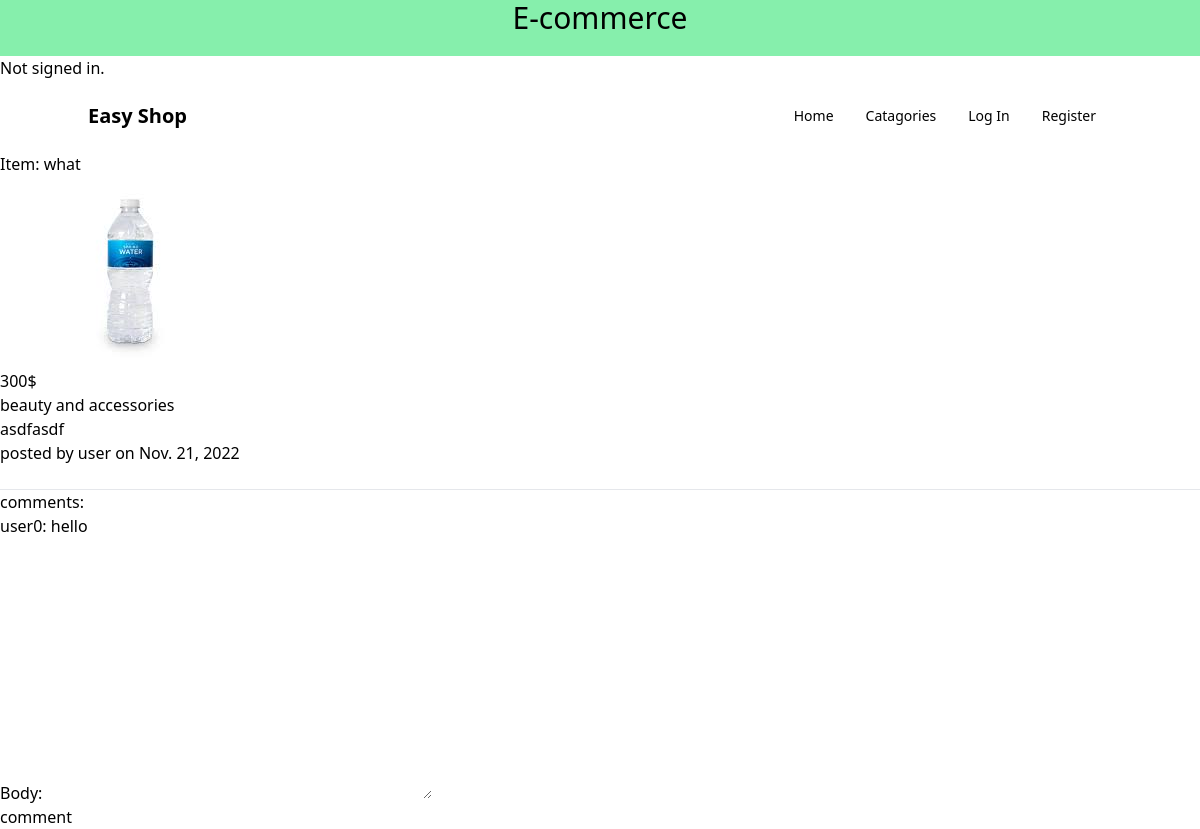
Page /auctions/listing/1 on the committed database.
### auctions/models.py (models this page shows, shortened)
class Item(models.Model):
    name = models.CharField(max_length=64)
    price = models.IntegerField()
    description = models.CharField(max_length = 64)
    image = models.ImageField(upload_to='images/')
    owner = models.ForeignKey(User, on_delete= models.CASCADE,related_name='posts')
    post_date = models.DateField(default=timezone.now)
    CATAGORIES_CHOICE = [
        ('beauty and accessories', 'beauty & accessories'),
        ('arts and craft', 'arts & craft'),
        ('mobile and accessories', 'mobile & accessories'),
        ('clothing & fashion', 'clothing and fashion'),
        ('vehicles', 'vehicles'),
        ('furniture', 'furniture'),
        ('electronics', 'electronics'),
        ('photography', 'photography'),
        ('household', 'household')
    ]
    catagories = models.CharField(max_length=32, choices=CATAGORIES_CHOICE, default="")

class User(AbstractUser):
    pass

class Comment(models.Model):
    post = models.ForeignKey(Item, on_delete=models.CASCADE, related_name='comments')
    own = models.ForeignKey(User, on_delete= models.CASCADE,related_name='poste')
    body = models.TextField(default="")
    comment_date = models.DateField(default=timezone.now)

### auctions/views.py (the view, shortened to what this page needs)
# urls.py: path("auctions/listing/<int:item_id>", views.listing, name="listing"),
def listing(request, item_id):
    form = CommentForm()
    return render(request, "auctions/listing.html",{
        "item": Item.objects.get(id = item_id),
        "comments": Comment.objects.all(),
        "bid": Bidding.objects.all(),
        'form': form
    })

### auctions/form.py
class CommentForm(forms.ModelForm):
    class Meta:
        model = Comment
        fields = ['body']

### auctions/templates/auctions/listing.html (shortened to what this page needs)
{% extends "auctions/layout.html" %}
{% block body %}
        <ul>
                <h2 class="">Item: {{item.name}}</h2>
                <img class="zoom" src="{{ item.image.url }}" height="200" />
                <h3>{{item.price}}$</h3>
                <h5>{{item.catagories}}</h5>
                <h6>{{item.description}}</h6>
                <h4>posted by <a href= "{% url 'user' user=item.owner %}">{{ item.owner }}</a> on {{item.post_date}} </h4>
            <br>
            <hr>
            <h4 class ="test">comments:</h4>
            {% for comment in comments %}
            {% if item.name == comment.post.name %}
                    <h5 class="text-muted">{{comment.own}}: {{comment.body}}</h5>
            {% endif %}
            {% endfor %}
            <form action = "" method="post" style="margin-top: 1.3em;">
            {{ form.as_p }}
            <button type="submit" class="btn btn-primary  btn-lg">comment</button>
            </form>
        </ul>
{% endblock %}

### rows in the picture
Item: name "what", image (picture), price "300", catagories "beauty and accessories", description "asdfasdf", owner "user", post_date "Nov. 21, 2022"
Comment: own "user0", body "hello"
